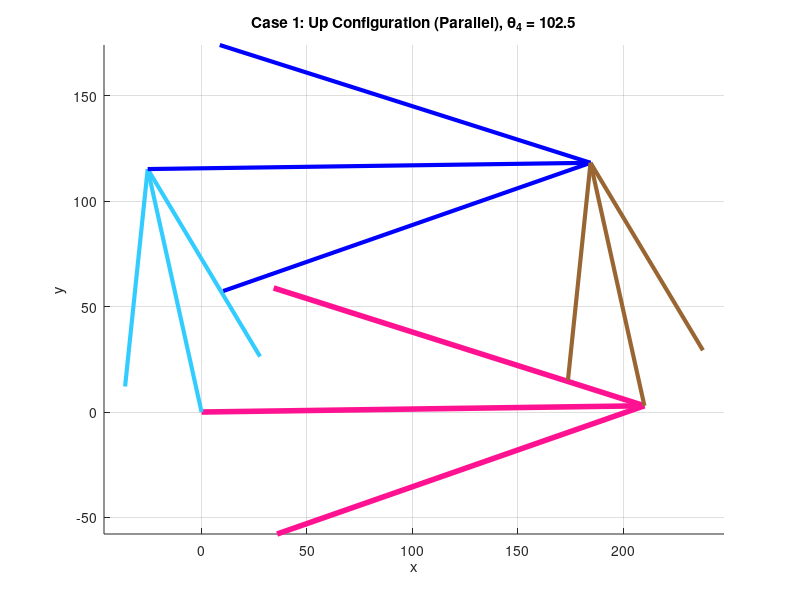
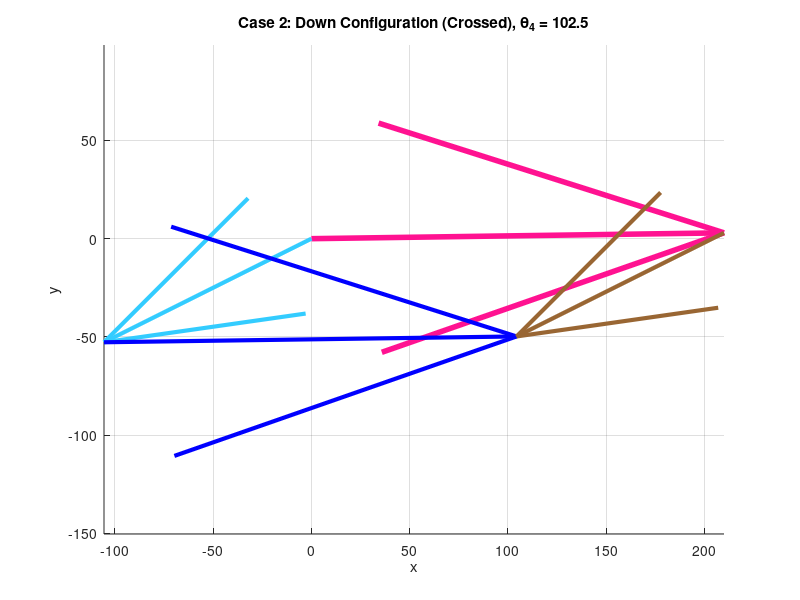

Write MATLAB code to recreate these figures, in order.
clear all
close all
clc

% 1. Parameter Definitions
L1 = 210; % Length of Link1 d (Ground) - Pink
L2 = 118; % Length of Link2 a (Input) - Light Blue
L3 = 210; % Length of Link3 b (Coupler) - Blue
L4 = 118; % Length of Link4 c (Output) - Brown

% Mapping to standard variables
d = L1;
a = L2;
b = L3;
c = L4;

% Ground angle (Lifted up by 0.81 degrees)
theta1_deg = 0.81;
theta1 = deg2rad(theta1_deg);

% Input: Theta 4 (Global)
q4_global_deg = 102.5;
q4_global = deg2rad(q4_global_deg);

% Convert to Local Frame (Relative to Ground Link)
q4 = q4_global - theta1;

% ---------------------------------------------------------
% STEP 1: Find Theta 2 given Theta 4 (Inverse Kinematics)
% ---------------------------------------------------------

% K Constants (Swapping a and c for Inverse Kinematics)
K1_inv = d/c; 
K2_inv = d/a; 
K3_inv = (c^2 - b^2 + a^2 + d^2)/(2*c*a); 

% Coefficients A, B, C for finding q2
A = cos(q4) - K1_inv - K2_inv*cos(q4) + K3_inv;
B = -2*sin(q4);
C = K1_inv - (K2_inv + 1)*cos(q4) + K3_inv;

% Solve for q2 (Two Solutions)
disc = B^2 - 4*A*C;

% *** กำหนด Case 1 ให้เป็นแบบ "ชี้ขึ้น" (Up) โดยใช้ -sqrt ***
q2_local_1 = 2*atan((-B - sqrt(disc))/(2*A));

% *** กำหนด Case 2 ให้เป็นแบบ "ชี้ลง" (Down) โดยใช้ +sqrt ***
q2_local_2 = 2*atan((-B + sqrt(disc))/(2*A));

% ---------------------------------------------------------
% STEP 2: Find Theta 3 (Calculate separate q3 for EACH case)
% ---------------------------------------------------------
K1 = d/a;
K4 = d/b;
K5 = (c^2 - d^2 - a^2 - b^2)/(2*a*b);

% --- Calculate Theta 3 for Case 1 (Using q2_local_1) ---
D1 = cos(q2_local_1) - K1 + K4*cos(q2_local_1) + K5;
E1 = -2*sin(q2_local_1);
F1 = K1 + (K4 - 1)*cos(q2_local_1) + K5;
% สำหรับ Case ขึ้น (Parallel) ปกติใช้ -sqrt เพื่อให้ q3 ขนาน
q3_local_1 = 2*atan((-E1 - sqrt(E1^2 - 4*D1*F1))/(2*D1));

% --- Calculate Theta 3 for Case 2 (Using q2_local_2) ---
D2 = cos(q2_local_2) - K1 + K4*cos(q2_local_2) + K5;
E2 = -2*sin(q2_local_2);
F2 = K1 + (K4 - 1)*cos(q2_local_2) + K5;
% สำหรับ Case ลง (Crossed) ใช้ +sqrt เพื่อให้ปิดลูปได้ถูกต้อง
q3_local_2 = 2*atan((-E2 + sqrt(E2^2 - 4*D2*F2))/(2*D2));


% Calculate Global Angles for display
q2_global_1 = rad2deg(q2_local_1 + theta1);
q3_global_1 = rad2deg(q3_local_1 + theta1);

q2_global_2 = rad2deg(q2_local_2 + theta1);
q3_global_2 = rad2deg(q3_local_2 + theta1);


% ---------------------------------------------------------
% VECTOR CALCULATION (Pre-calculate for Plotting)
% ---------------------------------------------------------
% Define Colors
color_Pink = [1, 0.07, 0.57];  
color_LBlue = [0.2, 0.8, 1];   
color_Blue = [0, 0, 1];        
color_Brown = [0.6, 0.4, 0.2]; 

% Ground Vector (Same for both)
RO4O2 = d*exp(j*theta1); 
RO4O2x = real(RO4O2); RO4O2y = imag(RO4O2);
O4x = RO4O2x; O4y = RO4O2y;

% --- Vectors for Case 1 (Up) ---
RA1 = a*exp(j*(q2_local_1 + theta1));
RBA1 = b*exp(j*(q3_local_1 + theta1));
% End points Case 1
Ax1 = real(RA1); Ay1 = imag(RA1);
Bx1 = real(RA1 + RBA1); By1 = imag(RA1 + RBA1);

% --- Vectors for Case 2 (Down) ---
RA2 = a*exp(j*(q2_local_2 + theta1));
RBA2 = b*exp(j*(q3_local_2 + theta1));
% End points Case 2
Ax2 = real(RA2); Ay2 = imag(RA2);
Bx2 = real(RA2 + RBA2); By2 = imag(RA2 + RBA2);

% Link 4 Tip check (should land on Bx, By)
% RBO4 = c*exp(j*(q4+theta1));


% ---------------------------------------------------------
% PLOTTING FIGURE 1 (Case 1: Up Configuration)
% ---------------------------------------------------------
figure(1);
hold on;
% 1. Ground (Pink)
quiver(0, 0, O4x, O4y, 0, 'Color', color_Pink, 'LineWidth', 4, 'MaxHeadSize', 0.5);
% 2. Link 2 (Light Blue) - UP
quiver(0, 0, Ax1, Ay1, 0, 'Color', color_LBlue, 'LineWidth', 3, 'MaxHeadSize', 0.5);
% 3. Link 3 (Blue)
quiver(Ax1, Ay1, Bx1-Ax1, By1-Ay1, 0, 'Color', color_Blue, 'LineWidth', 3, 'MaxHeadSize', 0.5);
% 4. Link 4 (Brown)
quiver(O4x, O4y, Bx1-O4x, By1-O4y, 0, 'Color', color_Brown, 'LineWidth', 3, 'MaxHeadSize', 0.5);

axis equal; grid on;
title(['Case 1: Up Configuration (Parallel), \theta_4 = ' num2str(q4_global_deg)]);
xlabel('x'); ylabel('y');


% ---------------------------------------------------------
% PLOTTING FIGURE 2 (Case 2: Down Configuration)
% ---------------------------------------------------------
figure(2);
hold on;
% 1. Ground (Pink)
quiver(0, 0, O4x, O4y, 0, 'Color', color_Pink, 'LineWidth', 4, 'MaxHeadSize', 0.5);
% 2. Link 2 (Light Blue) - DOWN
quiver(0, 0, Ax2, Ay2, 0, 'Color', color_LBlue, 'LineWidth', 3, 'MaxHeadSize', 0.5);
% 3. Link 3 (Blue)
quiver(Ax2, Ay2, Bx2-Ax2, By2-Ay2, 0, 'Color', color_Blue, 'LineWidth', 3, 'MaxHeadSize', 0.5);
% 4. Link 4 (Brown)
quiver(O4x, O4y, Bx2-O4x, By2-O4y, 0, 'Color', color_Brown, 'LineWidth', 3, 'MaxHeadSize', 0.5);

axis equal; grid on;
title(['Case 2: Down Configuration (Crossed), \theta_4 = ' num2str(q4_global_deg)]);
xlabel('x'); ylabel('y');


% Display Results
fprintf('--- Results ---\n');
fprintf('Case 1 (Up):   Theta 2 = %.4f deg, Theta 3 = %.4f deg\n', q2_global_1, q3_global_1);
fprintf('Case 2 (Down): Theta 2 = %.4f deg, Theta 3 = %.4f deg\n', q2_global_2, q3_global_2);
